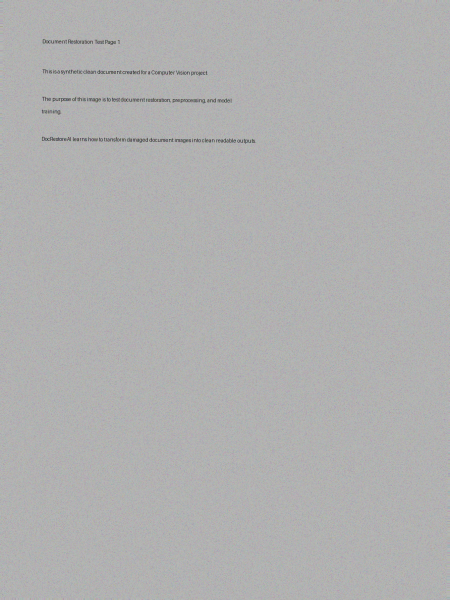
#> input picture data/samples/test_document.png, 900 x 1200 px, found by its file name (shown at 1/2 size)
$ python feature_extraction.py   (older library calls are emulated)
#> lines starting #> are read from the running program, lines starting #| are printed output that depends on the picture; after the words box and inside, x2 and y2 are one past the last pixel; in counts of white or black regions, pixels touching at a corner belong together; long printed decimals are rounded
### DocRestore AI/src/preprocessing.py
"""
preprocessing.py

This file contains all preprocessing and post-processing functions used in the project.

Main responsibilities:
1. Load document images from disk.
2. Resize images to a fixed size.
3. Normalize images for deep learning.
4. Convert images between RGB, grayscale, NumPy arrays, and tensors.
5. Apply classical Computer Vision enhancement techniques.
6. Prepare restored images for saving or PDF reconstruction.

The code is heavily commented because the project must be easy to understand
and ready for presentation.
"""

# OpenCV is used for image processing operations
import cv2

# NumPy is used for numerical operations on images
import numpy as np

# Path is used to handle file paths in a clean and operating-system-independent way
from pathlib import Path


def read_image(image_path):
    """
    Reads an image from disk and converts it from BGR to RGB.

    OpenCV loads images in BGR format by default.
    Most deep learning libraries and plotting libraries use RGB format.
    Therefore, we convert BGR to RGB immediately after loading.

    Parameters:
        image_path: path to the image file

    Returns:
        image_rgb: image as a NumPy array in RGB format
    """

    # Convert the image path to a string because OpenCV expects a string path
    image_path = str(image_path)

    # Read the image using OpenCV
    image_bgr = cv2.imread(image_path)

    # If OpenCV cannot read the image, raise an error with a clear message
    if image_bgr is None:
        raise FileNotFoundError(f"Could not read image: {image_path}")

    # Convert the image from BGR color format to RGB color format
    image_rgb = cv2.cvtColor(image_bgr, cv2.COLOR_BGR2RGB)

    return image_rgb


# [397 lines left out: functions save_image, resize_image, normalize_image, denormalize_image, rgb_to_grayscale_3channel, image_to_tensor_format and 7 more, not called in this run]

### DocRestore AI/src/feature_extraction.py
"""
feature_extraction.py

This file contains classical Computer Vision feature extraction methods.

Even if the main model is deep learning-based, this file is useful because
the project guideline requires feature engineering or feature representation.

In this project, we include:

1. HOG features
2. Canny edge features
3. Contour-based features
4. Brightness, contrast, and sharpness statistics

These features help us explain how document quality changes before and after restoration.
"""

# OpenCV is used for classical image processing
import cv2

# NumPy is used for numerical calculations
import numpy as np

# JSON is used to save feature reports
import json

# Path is used to manage file paths
from pathlib import Path

# HOG is a classical feature descriptor used for shape and edge information
from skimage.feature import hog

# Import image reading function from our preprocessing file
from src.preprocessing import read_image


# [39 lines left out: function extract_hog_features, not called in this run]


def extract_canny_edges(image_rgb, threshold1=100, threshold2=200):
    """
    Extracts Canny edges from a document image.

    Canny edge detection is useful for detecting:
    - text boundaries
    - page borders
    - strong document lines

    Parameters:
        image_rgb: input RGB image
        threshold1: lower threshold for Canny
        threshold2: upper threshold for Canny

    Returns:
        edges: binary edge image
        edge_density: percentage of pixels detected as edges
    """

    # Convert RGB image to grayscale
    gray_image = cv2.cvtColor(image_rgb, cv2.COLOR_RGB2GRAY)

    # Apply Canny edge detection
    edges = cv2.Canny(gray_image, threshold1, threshold2)

    # Calculate edge density
    # This is the ratio of edge pixels to all pixels
    edge_density = np.sum(edges > 0) / edges.size

    return edges, edge_density


def count_contours(image_rgb):
    """
    Counts contours in a document image.

    Contours are useful for detecting connected components such as:
    - letters
    - words
    - document regions
    - page boundaries

    Parameters:
        image_rgb: input RGB image

    Returns:
        contour_count: number of detected contours
    """

    # Convert RGB image to grayscale
    gray_image = cv2.cvtColor(image_rgb, cv2.COLOR_RGB2GRAY)

    # Apply thresholding to separate foreground from background
    _, threshold = cv2.threshold(
        gray_image,
        0,
        255,
        cv2.THRESH_BINARY_INV + cv2.THRESH_OTSU
    )

    # Find contours in the thresholded image
    contours, _ = cv2.findContours(
        threshold,
        cv2.RETR_EXTERNAL,
        cv2.CHAIN_APPROX_SIMPLE
    )

    # Count the number of contours
    contour_count = len(contours)

    return contour_count


def calculate_sharpness(image_rgb):
    """
    Calculates image sharpness using the variance of the Laplacian.

    A blurry image usually has a low Laplacian variance.
    A sharper image usually has a higher Laplacian variance.

    Parameters:
        image_rgb: input RGB image

    Returns:
        sharpness: numerical sharpness score
    """

    # Convert RGB image to grayscale
    gray_image = cv2.cvtColor(image_rgb, cv2.COLOR_RGB2GRAY)

    # Apply Laplacian filter and calculate variance
    sharpness = cv2.Laplacian(gray_image, cv2.CV_64F).var()

    return float(sharpness)


def calculate_brightness(image_rgb):
    """
    Calculates average brightness of an image.

    Parameters:
        image_rgb: input RGB image

    Returns:
        brightness: average pixel intensity
    """

    # Convert image to grayscale
    gray_image = cv2.cvtColor(image_rgb, cv2.COLOR_RGB2GRAY)

    # Calculate mean intensity
    brightness = np.mean(gray_image)

    return float(brightness)


def calculate_contrast(image_rgb):
    """
    Calculates image contrast.

    We use the standard deviation of grayscale pixel values.
    Higher standard deviation usually means higher contrast.

    Parameters:
        image_rgb: input RGB image

    Returns:
        contrast: contrast score
    """

    # Convert image to grayscale
    gray_image = cv2.cvtColor(image_rgb, cv2.COLOR_RGB2GRAY)

    # Calculate standard deviation
    contrast = np.std(gray_image)

    return float(contrast)


def calculate_dark_pixel_ratio(image_rgb, threshold=80):
    """
    Calculates the ratio of dark pixels.

    In documents, dark pixels often correspond to text.
    This metric can help estimate text visibility.

    Parameters:
        image_rgb: input RGB image
        threshold: intensity threshold below which a pixel is considered dark

    Returns:
        dark_ratio: ratio of dark pixels
    """

    # Convert image to grayscale
    gray_image = cv2.cvtColor(image_rgb, cv2.COLOR_RGB2GRAY)

    # Count dark pixels
    dark_pixels = np.sum(gray_image < threshold)

    # Calculate ratio
    dark_ratio = dark_pixels / gray_image.size

    return float(dark_ratio)


def extract_document_features(image_rgb):
    """
    Extracts a complete set of classical document features.

    Parameters:
        image_rgb: input RGB image

    Returns:
        features: dictionary containing document quality features
    """

    # Extract Canny edges and edge density
    _, edge_density = extract_canny_edges(image_rgb)

    # Count contours
    contour_count = count_contours(image_rgb)

    # Calculate sharpness
    sharpness = calculate_sharpness(image_rgb)

    # Calculate brightness
    brightness = calculate_brightness(image_rgb)

    # Calculate contrast
    contrast = calculate_contrast(image_rgb)

    # Calculate dark pixel ratio
    dark_pixel_ratio = calculate_dark_pixel_ratio(image_rgb)

    # Store all features in a dictionary
    features = {
        "edge_density": edge_density,
        "contour_count": contour_count,
        "sharpness": sharpness,
        "brightness": brightness,
        "contrast": contrast,
        "dark_pixel_ratio": dark_pixel_ratio
    }

    return features


# [36 lines left out: function compare_document_features, not called in this run]


def save_feature_report(feature_data, output_path):
    """
    Saves extracted feature data into a JSON file.

    Parameters:
        feature_data: dictionary containing features
        output_path: path where JSON report will be saved
    """

    # Convert output path to Path object
    output_path = Path(output_path)

    # Create output folder if it does not exist
    output_path.parent.mkdir(parents=True, exist_ok=True)

    # Save dictionary as formatted JSON
    with open(output_path, "w", encoding="utf-8") as file:
        json.dump(feature_data, file, indent=4)


def extract_features_from_file(image_path, output_json_path=None):
    """
    Extracts document features from an image file.

    Parameters:
        image_path: path to input image
        output_json_path: optional path to save JSON features

    Returns:
        features: extracted feature dictionary
    """

    # Read image from disk
    image_rgb = read_image(image_path)
#> in read_image, image_bgr is the input picture: shape (1200, 900, 3); mean B, G, R 176.4, 176.5, 176.5

    # Extract document features
    features = extract_document_features(image_rgb)
#> in extract_canny_edges, `edges = cv2.Canny(gray_image, threshold1, threshold2)`:
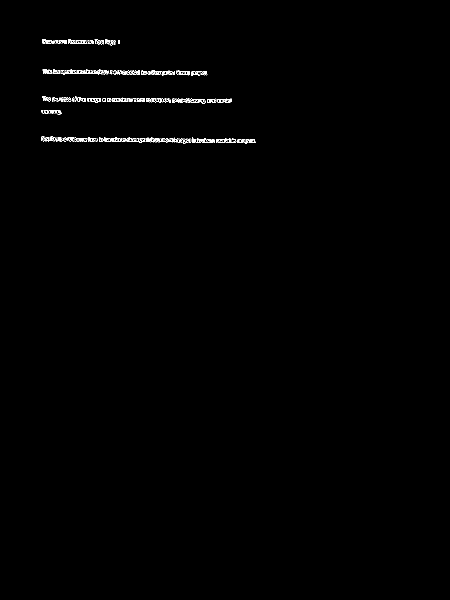
#> edges: shape (1200, 900) (shown at 1/2 size); 0.45% white in thin lines or dots, all inside (x1, y1, x2, y2) = (83, 78, 511, 288)
#> in extract_canny_edges, `edge_density = np.sum(edges > 0) / edges.size`: edge_density = 0.00447
#> in count_contours, `_, threshold = cv2.threshold( gray_image, 0, 255, cv2.THRESH_BINARY_IN..`:
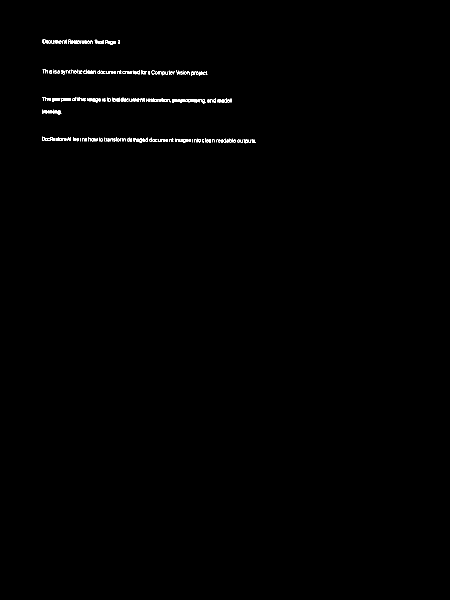
#> threshold: shape (1200, 900) (shown at 1/2 size); 0.43% white in thin lines or dots, all inside (x1, y1, x2, y2) = (84, 79, 511, 287)
#> in count_contours, `contours, _ = cv2.findContours( threshold, cv2.RETR_EXTERNAL, cv2.CHAI..`: contours = 165 contours, 112 with area under 20; largest, box (x1, y1, x2, y2) and area: (370, 198, 397, 205) 103, (85, 79, 108, 87) 98, (295, 196, 322, 204) 95, (177, 196, 202, 205) 88, (210, 80, 232, 90) 86
#> in count_contours, `contour_count = len(contours)`: contour_count = 165
#> in calculate_sharpness, `sharpness = cv2.Laplacian(gray_image, cv2.CV_64F).var()`: sharpness = 337.4
#> in calculate_brightness, `brightness = np.mean(gray_image)`: brightness = 176.5
#> in calculate_contrast, `contrast = np.std(gray_image)`: contrast = 6.87
#> in calculate_dark_pixel_ratio, `dark_pixels = np.sum(gray_image < threshold)`: dark_pixels = 1224
#> in calculate_dark_pixel_ratio, `dark_ratio = dark_pixels / gray_image.size`: dark_ratio = 0.00113
#> in extract_document_features, `features = { "edge_density": edge_density, "contour_count": contour_co..`: features = {'edge_density': 0.00447, 'contour_count': 165, 'sharpness': 337.4, 'brightness': 176.5, 'contrast': 6.87, 'dark_pixel_ratio': 0.00113}

    # Save JSON report if output path is provided
    if output_json_path is not None:
        save_feature_report(features, output_json_path)

    return features


if __name__ == "__main__":
    """
    Example usage:

    python -m src.feature_extraction
    """

    # Example image path
    example_path = "data/samples/test_document.png"

    # Extract features from example image
    features = extract_features_from_file(
        image_path=example_path,
        output_json_path="outputs/metrics/sample_features.json"
    )

    # Print extracted features
    print(features)
#| {'edge_density': 0.004469, 'contour_count': 165, 'sharpness': 337.428, 'brightness': 176.465, 'contrast': 6.873, 'dark_pixel_ratio': 0.001133}
